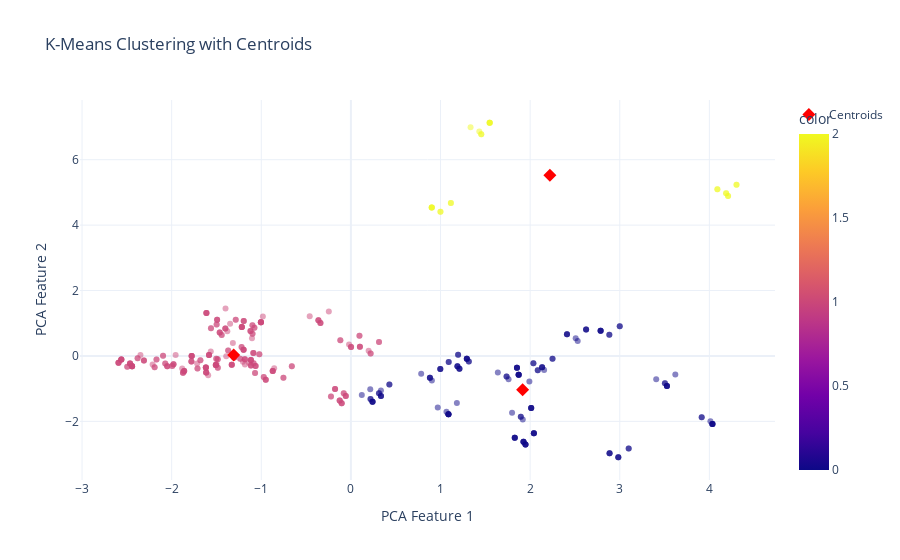

Here is the notebook cell this chart was saved with:
### Code cell
# Image will be displayed in the readme file as well
import plotly.express as px

# Scatter plot of data points
fig = px.scatter(x=pca_features[:, 0], y=pca_features[:, 1], color=cluster_labels, opacity=0.5, labels={'x': 'PCA Feature 1', 'y': 'PCA Feature 2'}, title='K-Means Clustering with Centroids', template='plotly_white')

# Scatter plot of centroids
fig.add_scatter(x=kmeans.cluster_centers_[:, 0], y=kmeans.cluster_centers_[:, 1], mode='markers', marker=dict(symbol='diamond', size=10, color='red'), name='Centroids')

fig.show()

### Figure 1 — Plotly figure (JSON) as saved in the notebook; plotly's stock layout.template omitted (floating-point values rounded to 4 significant figures; data arrays with more than 128 entries replaced by an {"elided": "..."} marker saying what was removed)
{"data": [{"hovertemplate": "PCA Feature 1=%{x}<br>PCA Feature 2=%{y}<br>color=%{marker.color}<extra></extra>", "legendgroup": "", "marker": {"color": {"elided": "400 int values"}, "coloraxis": "coloraxis", "opacity": 0.5, "symbol": "circle"}, "mode": "markers", "name": "", "orientation": "v", "showlegend": false, "type": "scatter", "x": {"elided": "400 float values"}, "xaxis": "x", "y": {"elided": "400 float values"}, "yaxis": "y"}, {"marker": {"color": "red", "size": 10, "symbol": "diamond"}, "mode": "markers", "name": "Centroids", "type": "scatter", "x": [1.916, -1.308, 2.22], "y": [-1.033, 0.03251, 5.526]}], "layout": {"coloraxis": {"colorbar": {"title": {"text": "color"}}, "colorscale": [[0, "#0d0887"], [0.1111, "#46039f"], [0.2222, "#7201a8"], [0.3333, "#9c179e"], [0.4444, "#bd3786"], [0.5556, "#d8576b"], [0.6667, "#ed7953"], [0.7778, "#fb9f3a"], [0.8889, "#fdca26"], [1, "#f0f921"]]}, "legend": {"tracegroupgap": 0}, "title": {"text": "K-Means Clustering with Centroids"}, "xaxis": {"anchor": "y", "domain": [0, 1], "title": {"text": "PCA Feature 1"}}, "yaxis": {"anchor": "x", "domain": [0, 1], "title": {"text": "PCA Feature 2"}}}}
